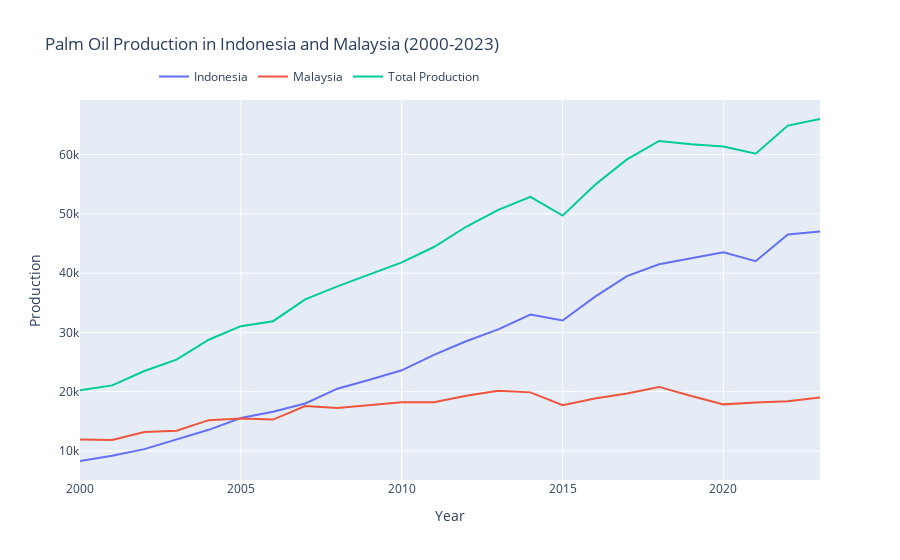

The code cell stored with this chart in its notebook:
### Code cell
import pandas as pd
import plotly.graph_objs as go

# Load palm oil production data
palm = pd.read_csv('../Datasets/Oils/archive/cleaned/palm.csv')

# Filter data for Indonesia and Malaysia and years >= 2000
df_Indo = palm[(palm['Country'] == 'Indonesia') & (palm['Year'] >= 2000)]
df_Malaysia = palm[(palm['Country'] == 'Malaysia') & (palm['Year'] >= 2000)]

# Extract production values and years
xi = df_Indo['Production'].values
xm = df_Malaysia['Production'].values
years = df_Indo['Year'].values  # Both Indo and Malaysia have the same years

# Calculate total production
total_production = xi + xm

# Create traces for Plotly
trace_indo = go.Scatter(x=years, y=xi, mode='lines', name='Indonesia')
trace_malaysia = go.Scatter(x=years, y=xm, mode='lines', name='Malaysia')
trace_total = go.Scatter(x=years, y=total_production, mode='lines', name='Total Production')

# Layout
layout = go.Layout(
    title='Palm Oil Production in Indonesia and Malaysia (2000-2023)',
    xaxis=dict(title='Year'),
    yaxis=dict(title='Production'),
    legend=dict(x=0.1, y=1.1, orientation='h')
)

# Create figure
fig = go.Figure(data=[trace_indo, trace_malaysia, trace_total], layout=layout)

# Show plot
fig.show()

### Figure 1 — Plotly figure (JSON) as saved in the notebook; plotly's stock layout.template omitted (floating-point values rounded to 4 significant figures)
{"data": [{"mode": "lines", "name": "Indonesia", "type": "scatter", "x": [2000, 2001, 2002, 2003, 2004, 2005, 2006, 2007, 2008, 2009, 2010, 2011, 2012, 2013, 2014, 2015, 2016, 2017, 2018, 2019, 2020, 2021, 2022, 2023], "y": [8300, 9200, 10300, 11970, 13560, 15560, 16600, 18000, 20500, 22000, 23600, 26200, 28500, 30500, 33000, 32000, 36000, 39500, 41500, 42500, 43500, 42000, 46500, 47000]}, {"mode": "lines", "name": "Malaysia", "type": "scatter", "x": [2000, 2001, 2002, 2003, 2004, 2005, 2006, 2007, 2008, 2009, 2010, 2011, 2012, 2013, 2014, 2015, 2016, 2017, 2018, 2019, 2020, 2021, 2022, 2023], "y": [11937, 11858, 13180, 13420, 15194, 15485, 15290, 17567, 17259, 17763, 18211, 18202, 19321, 20161, 19879, 17700, 18858, 19683, 20800, 19255, 17854, 18152, 18387, 19000]}, {"mode": "lines", "name": "Total Production", "type": "scatter", "x": [2000, 2001, 2002, 2003, 2004, 2005, 2006, 2007, 2008, 2009, 2010, 2011, 2012, 2013, 2014, 2015, 2016, 2017, 2018, 2019, 2020, 2021, 2022, 2023], "y": [20237, 21058, 23480, 25390, 28754, 31045, 31890, 35567, 37759, 39763, 41811, 44402, 47821, 50661, 52879, 49700, 54858, 59183, 62300, 61755, 61354, 60152, 64887, 66000]}], "layout": {"legend": {"orientation": "h", "x": 0.1, "y": 1.1}, "title": {"text": "Palm Oil Production in Indonesia and Malaysia (2000-2023)"}, "xaxis": {"title": {"text": "Year"}}, "yaxis": {"title": {"text": "Production"}}}}
